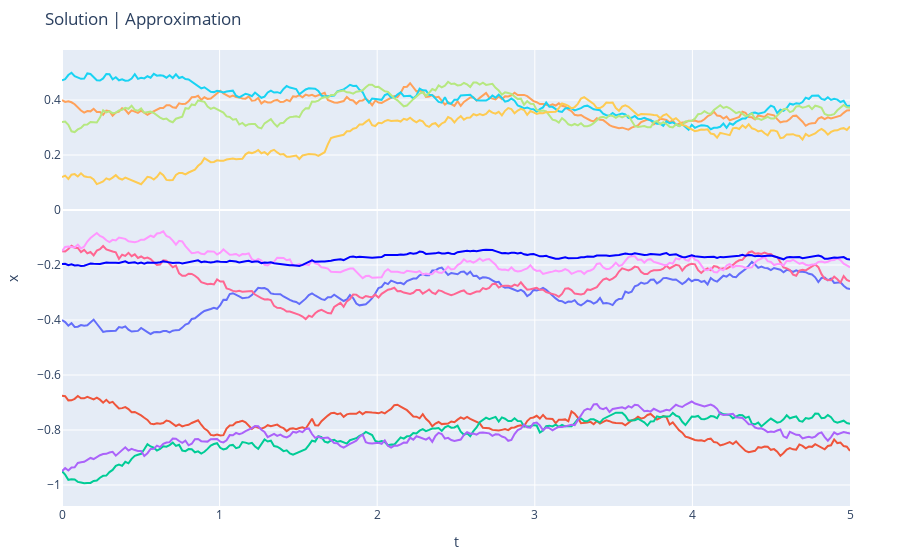

The cell this chart's notebook holds for it:
### Code cell
fig = make_subplots(rows=1, cols=1)
ts = np.linspace(0, 5, int(50*5))
for path in uc_xs:
    fig.add_trace(go.Scatter(x=ts, y=path, mode='lines', showlegend=False), row=1, col=1)
fig.add_trace(go.Scatter(x=ts, y=np.mean(uc_xs, axis=0), mode='lines', showlegend=False, line=dict(color="blue", width=2)), row=1, col=1)
fig.update_layout(title='Solution | Approximation',
                  xaxis_title="t",
                  yaxis_title="x", 
                  margin=dict(l=50, r=50, b=50, t=50))
fig.show()

### Figure 1 — Plotly figure (JSON) as saved in the notebook; plotly's stock layout.template omitted (floating-point values rounded to 4 significant figures; data arrays with more than 128 entries replaced by an {"elided": "..."} marker saying what was removed)
{"data": [{"mode": "lines", "showlegend": false, "type": "scatter", "x": {"elided": "250 float values"}, "xaxis": "x", "y": {"elided": "250 float values"}, "yaxis": "y"}, {"mode": "lines", "showlegend": false, "type": "scatter", "x": {"elided": "250 float values"}, "xaxis": "x", "y": {"elided": "250 float values"}, "yaxis": "y"}, {"mode": "lines", "showlegend": false, "type": "scatter", "x": {"elided": "250 float values"}, "xaxis": "x", "y": {"elided": "250 float values"}, "yaxis": "y"}, {"mode": "lines", "showlegend": false, "type": "scatter", "x": {"elided": "250 float values"}, "xaxis": "x", "y": {"elided": "250 float values"}, "yaxis": "y"}, {"mode": "lines", "showlegend": false, "type": "scatter", "x": {"elided": "250 float values"}, "xaxis": "x", "y": {"elided": "250 float values"}, "yaxis": "y"}, {"mode": "lines", "showlegend": false, "type": "scatter", "x": {"elided": "250 float values"}, "xaxis": "x", "y": {"elided": "250 float values"}, "yaxis": "y"}, {"mode": "lines", "showlegend": false, "type": "scatter", "x": {"elided": "250 float values"}, "xaxis": "x", "y": {"elided": "250 float values"}, "yaxis": "y"}, {"mode": "lines", "showlegend": false, "type": "scatter", "x": {"elided": "250 float values"}, "xaxis": "x", "y": {"elided": "250 float values"}, "yaxis": "y"}, {"mode": "lines", "showlegend": false, "type": "scatter", "x": {"elided": "250 float values"}, "xaxis": "x", "y": {"elided": "250 float values"}, "yaxis": "y"}, {"mode": "lines", "showlegend": false, "type": "scatter", "x": {"elided": "250 float values"}, "xaxis": "x", "y": {"elided": "250 float values"}, "yaxis": "y"}, {"line": {"color": "blue", "width": 2}, "mode": "lines", "showlegend": false, "type": "scatter", "x": {"elided": "250 float values"}, "xaxis": "x", "y": {"elided": "250 float values"}, "yaxis": "y"}], "layout": {"margin": {"b": 50, "l": 50, "r": 50, "t": 50}, "title": {"text": "Solution | Approximation"}, "xaxis": {"anchor": "y", "domain": [0, 1], "title": {"text": "t"}}, "yaxis": {"anchor": "x", "domain": [0, 1], "title": {"text": "x"}}}}
